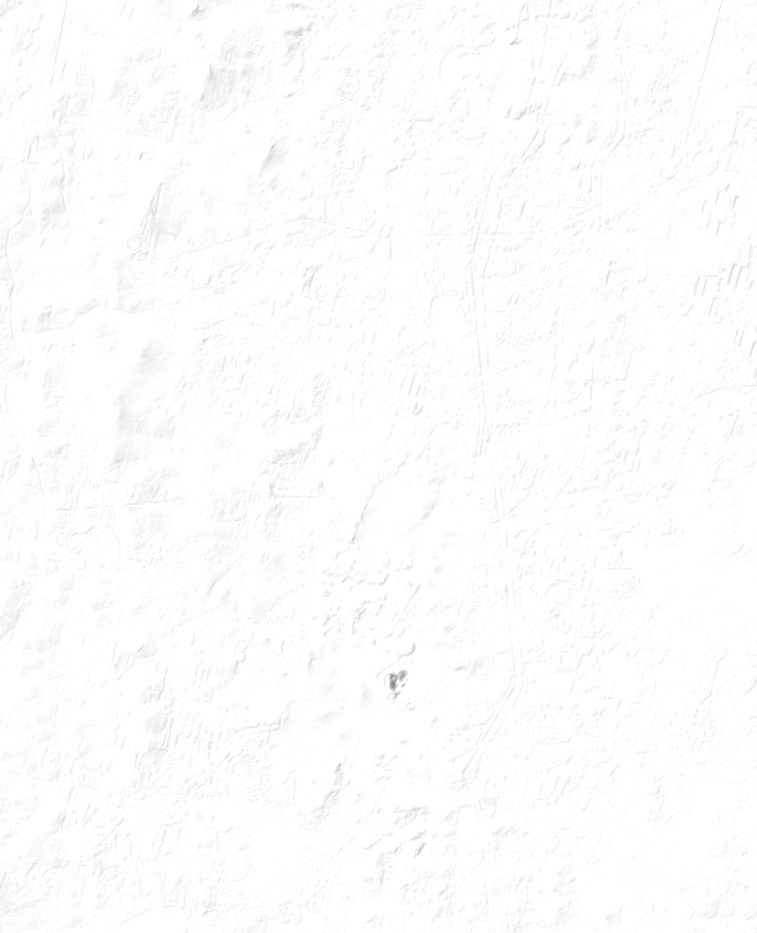
#> input picture web/data/hillshade.png, 757 x 933 px, shrunk from 1207 x 1488 before the run, given in place of hillshade.jpg, which was not available
$ python hill_rgba.py
#> lines starting #> are read from the running program, lines starting #| are printed output that depends on the picture
import numpy as np
from PIL import Image
from pathlib import Path
R=Path(r"E:\ai_project\30days_challenge\day14_borges\web\data")
hs=np.asarray(Image.open(R/"hillshade.jpg").convert("L")).astype("float32")/255
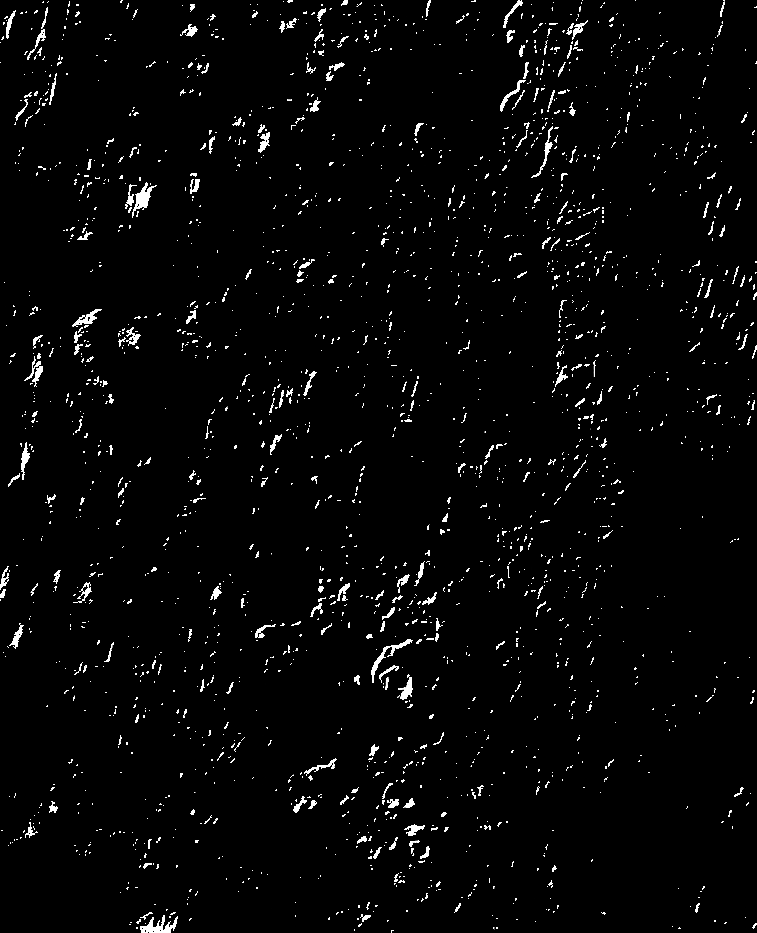
#> hs: shape (933, 757) float32; min 0, max 1, mean 0.0265
# shadows: black with alpha; highlights: white with subtle alpha
alpha=np.clip((0.58-hs)*1.5,0,0.62)
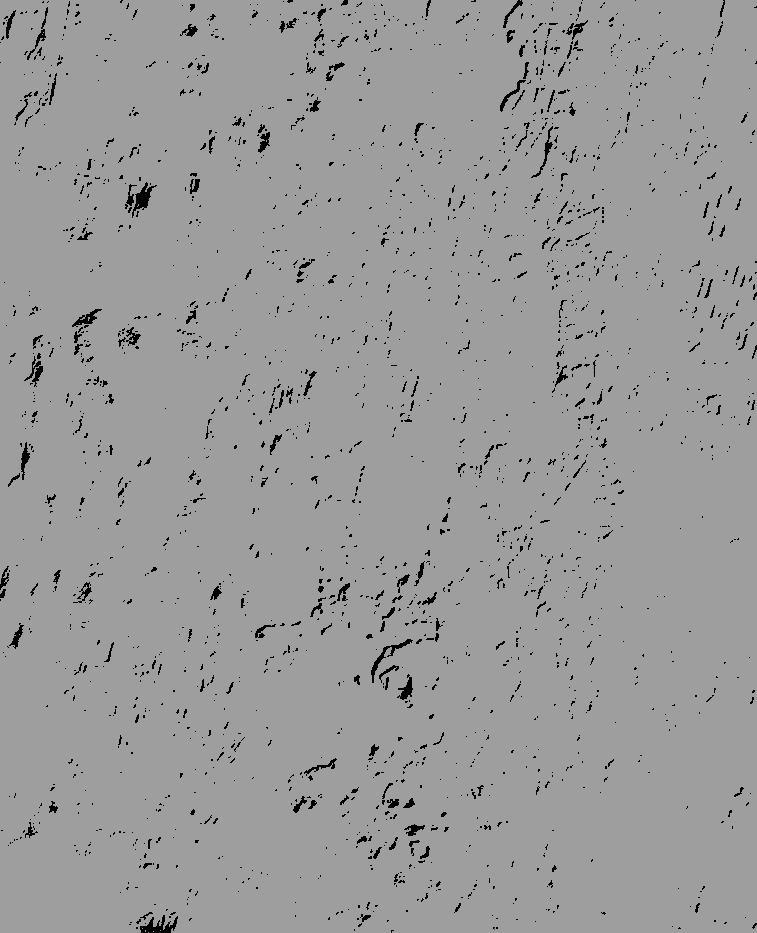
#> alpha: shape (933, 757) float32; min 0, max 0.62, mean 0.604
hi=np.clip((hs-0.62)*0.7,0,0.12)
a=np.maximum(alpha,hi)
rgb=np.zeros(hs.shape+(3,),dtype="float32")
rgb[...,:]=0
mask=hs>0.62
#> mask: shape (933, 757) bool; 2.6% white in thin lines or dots
rgb[mask]=255
rgba=np.dstack([rgb,np.clip(a*255,0,255)]).astype("uint8")
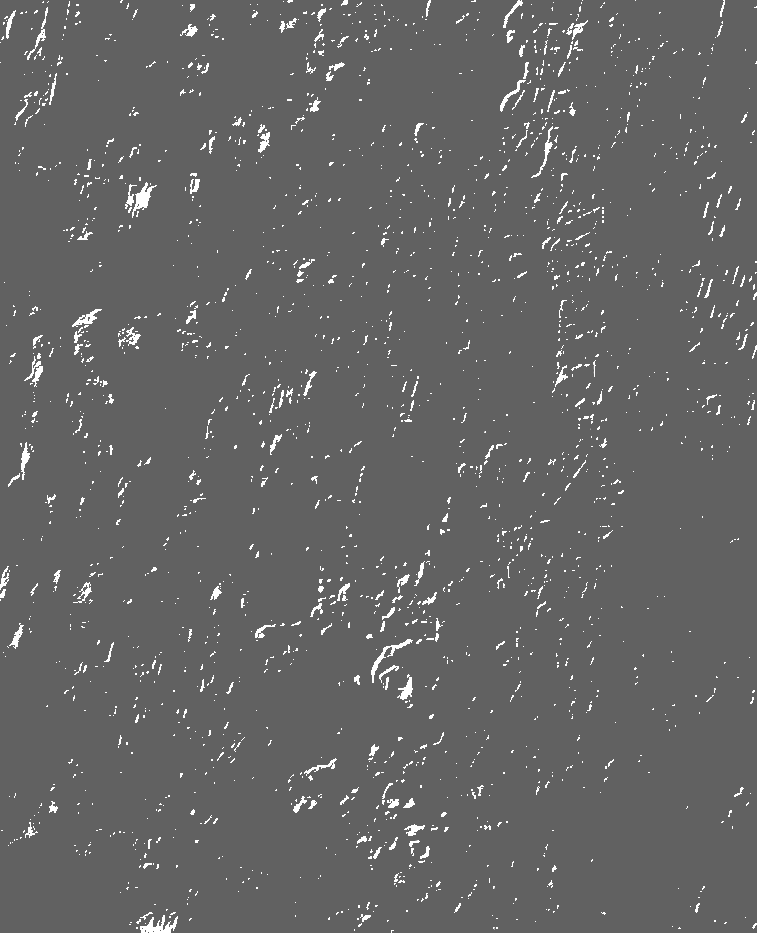
#> rgba: shape (933, 757, 4); mean of channels 0, 1, 2, 3 6.7, 6.7, 6.7, 154.6; transparent parts drawn white
Image.fromarray(rgba,"RGBA").save(R/"hillshade.png",optimize=True)
#> (the run stopped early here; a loop or call above may not have finished)
